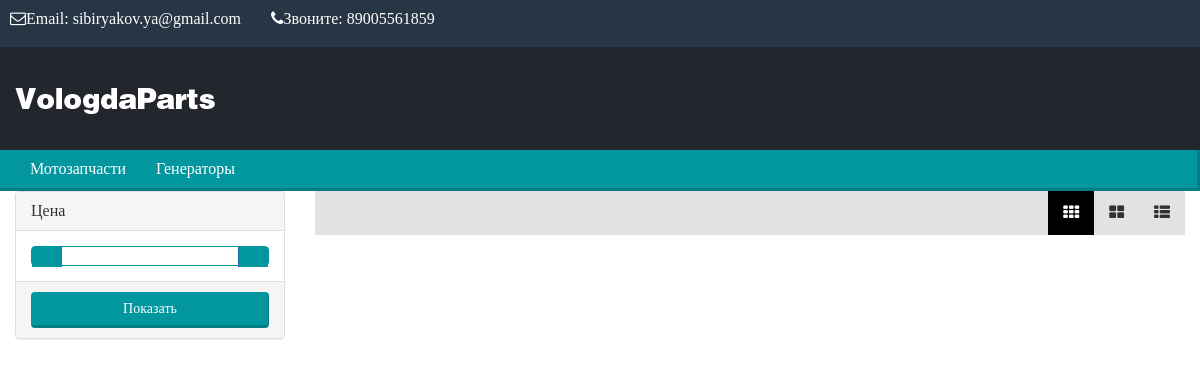
Page /asd1 on the committed database.
### tables this page shows
CREATE TABLE IF NOT EXISTS `settings` (
  `name` varchar(255) NOT NULL,
  `parameter` text NOT NULL,
  `value` text NOT NULL
);

CREATE TABLE IF NOT EXISTS `category` (
  `id` int(11) NOT NULL,
  `parent_id` int(11) NOT NULL,
  `name` varchar(256) NOT NULL,
  `subname` varchar(256) NOT NULL,
  `filters` text NOT NULL,
  `active` int(1) NOT NULL
);

### application/controllers/market.php (called while the page is built, shortened)
<?php if ( ! defined('BASEPATH')) exit('No direct script access allowed');
class Market extends CI_Controller {
	public function index($category = '')
	{
		if($category==''){
			$res = $this->shop_model->get_first_category();
		}else{
			$res = $this->shop_model->check_category($category);
		}
		$menu = $this->shop_model->get_multilevel_menu();
		$settings = $this->shop_model->get_settings();
		$allfilters = $this->shop_model->get_filters();
		$where = "";
		$this->load->view('market/index', array_merge($res, array('menu'=>$menu, 'settings'=>$settings, 'allfilters'=>$allfilters,'test'=>$where)));
	}
}

### index.php (called while the page is built, shortened)
<?php
require_once BASEPATH.'core/CodeIgniter.php';

### application/models/shop_model.php (called while the page is built, shortened)
<?php if ( ! defined('BASEPATH')) exit('No direct script access allowed');
class Shop_Model extends CI_Model {
    var $PRODUCT_TABLE = 'products';
    var $SETTINGS_TABLE = 'settings';
    var $CATEGORY_TABLE = 'category';
    public function get_settings()
    {
        $query = $this->db->get($this->SETTINGS_TABLE)->result_array();
        foreach ($query as $row => $val) {
            $data[$val['parameter']] = $val;
        }
        return $data;
    }
    public function get_multilevel_menu()
    {
        $query = $this->db->get_where($this->CATEGORY_TABLE)->result_array();
        foreach($query as $row => $value)
        {
            $data[$value['id']] = $value;
        }
        $tree = array();
        foreach ($data as $id=>&$node) {
            if (!$node['parent_id']) {
                $tree[$id] = &$node;
            }
            else {
                $data[$node['parent_id']]['childs'][$id] = &$node;
            }
        }
        return $tree;
    }
    public function check_category($name)
    {
        $query = $this->db->get_where($this->CATEGORY_TABLE, array('subname'=>$name), '1');
        $ar = $query->result_array();
        $ar = $ar[0];
        $data = array(
            'category'=>$ar,
            'result'=>'success'
            );
        $query = $this->db->get_where($this->PRODUCT_TABLE, array('category'=>$ar['name']));
        $data['products'] = $this->get_imgs($query->result_array());
        return $data;
    }
    public function get_imgs($ar)
    {
        return $ar;
    }
}

### application/views/market/index.php (the view, shortened to what this page needs)
<!DOCTYPE html>
<html>
<head>
<?php $this->load->view('market/scripts'); ?>
</head>
<body>
<?php $this->load->view('market/design/header'); ?>
<div id="content">
	<div class="col-xs-3">
		<div class="filters">
			<form name="form" action="" method="post">
  				<div class="panel panel-default">
  					<div class="panel-heading">Цена</div>
  					<div class="panel-body">
  						<input type="range" min="0" max="180" step="20" value="0,180" />
  					</div>
					<div class="panel-footer">
				    	<input type="submit" class="btn btn-block btn-search" name="filter" value="Показать" />
					</div>
					</div>
				</div>
		</div>
	</div>
	<div class="col-xs-9">
		<div class="product-filter">
			<div class="limit-sort hidden-xs">
				<div class="display hidden-xs">
					<button type="button" f-type="elem-3" class="f-view btn-grid active" title="Grid-3"><i class="fa fa-th"></i></button>
					<button type="button" f-type="elem-2" class="f-view btn-grid" title="Grid-2"><i class="fa fa-th-large"></i></button>
					<button type="button" f-type="elem-1" class="f-view btn-list" title="List"><i class="fa fa-th-list"></i></button>
				</div>
			</div>
		</div>
		<diw class="row">
		</diw>
	</div>
</body>
</html>

### application/views/market/design/header.php
<div class="header-container">
  <header>
    <div id="top-header">
      <div class="nav">
        <div class="container">
          <div class="row">
            <nav>
              <div class="contact">
                <span class="email pull-left">
                  <i class="fa fa-envelope-o"></i>Email: <?=$settings['storeemail']['value']; ?>
                </span>
                <span class="telnumber pull-left" style="margin-left:30px;">
                  <i class="fa fa-phone"></i>Звоните: <?=$settings['storephone']['value']; ?>
                </span>
              </div>
            </nav>
          </div>
        </div>
      </div>
    </div>
    <div id="bottom-header">
      <div class="nav">
        <div class="container">
          <div class="row">
            <div id="logo" class="col-xs-12 col-md-3 col-sm-12">
              <a href="<?=$this->config->site_url();?>">
                <img src="<?=$this->config->site_url();?>static/market/image/logow.png" alt="<?=$settings['storename']['value']; ?>" class="img-responsive">
              </a>
            </div>
          </div>
        </div>
      </div>
      <?php $this->load->view('market/design/top_menu'); ?>
    </div>
  </header>
</div>

### application/views/market/design/top_menu.php (shortened to what this page needs)
<?php
function horizontal_menu($dataset) {
  foreach ($dataset as $menu) {
    echo '<li><a href="/'.$menu["subname"].'">'.$menu["name"].'</a>';
    echo '</li>';
  }
}
?>
<div class="navbar menu">
  <div class="navbar-inner">
    <div class="container">
      <div class="hormenu col-xs-12">
        <nav>
          <ul>
            <?php horizontal_menu($menu);?>
          </ul>
        </nav>
      </div>
    </div>
  </div>
</div>

### static/market/stylesheet/index.css (style rules this page uses)
html, body, div, span, applet, object, iframe, h1, h2, h3, h4, h5, h6, p, blockquote, pre, a, abbr, acronym, address, big, cite, code, del, dfn, em, img, ins, kbd, q, s, samp, small, strike, strong, sub, sup, tt, var, b, u, i, center, dl, dt, dd, ol, ul, li, fieldset, form, label, legend, table, caption, tbody, tfoot, thead, tr, th, td, article, aside, canvas, details, embed, figure, figcaption, footer, header, hgroup, menu, nav, output, ruby, section, summary, time, mark, audio, video { margin: 0; padding: 0; border: 0; font: inherit; font-size: 100%; vertical-align: baseline; }
#top-header { height: 50px; background: #283544; border-bottom: 3px solid #1e2833; }
#top-header .contact { color:white; padding: 10px; }
#bottom-header { height: 140px; background: #23262d; }
#logo { text-align: center; }
#logo a { padding: 25px 0; margin: 0px; text-decoration: none !important; display: block; }
.menu { z-index: 100; border: 0; }
.menu .container { padding: 0; width: 100% !important; }
.hormenu { background: #02979e none repeat scroll 0% 0%; border-bottom: 3px solid #017e85; border-right: 3px solid #017e85; box-sizing: padding-box; }
.hormenu a { color:white; }
.hormenu nav { display: table; margin: 0px; }
.hormenu ul { margin: 0; padding: 0; list-style: none; }
.hormenu ul li { float: left; position: relative; background-color: #02979e; cursor: pointer; }
.hormenu ul a { text-decoration: none; display: block; color: #FFF; padding: 10px 15px; text-align: center; }
.btn-search { background:#02979e; color: white; border-right: 1px solid #017e85; border-bottom: 3px solid #017e85; outline: none !important; }
.product-filter { margin-bottom: 30px; position: relative; background: #e2e2e2; overflow: visible; float: left; width: 100%; }
.product-filter button { display: inline-block; line-height: 40px; text-align: center; outline: none; border: none; }
.product-filter .limit-sort { float: right; padding: 0; }
.product-filter .display { float: right; margin-left: 0px; }
.product-filter .display button, .btn-list, .btn-grid { padding: 2px 15px 2px; background: #e2e2e2; color: #323232; border: none; }
.product-filter .display button.active, .product-filter .display button:hover, .btn-list.active, .btn-grid.active, .btn-list:hover, .btn-grid:hover { background: #000; color: #fff; }
.product-filter button.btn-grid { margin-right: -4px; }

### static/market/stylesheet/slider.css (style rules this page uses)
.nativeMultiple input[type=range] { margin:0; padding:0; width: 100%; height: inherit; -webkit-appearance: none; background: transparent; }

### rows in the picture
settings: value "sibiryakov.ya@gmail.com"
settings: value "89005561859"
category: name "Мотозапчасти"
category: name "Генераторы"
